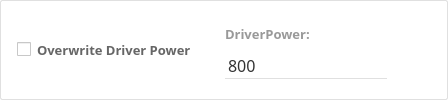
    <widget class="QFrame" name="DriverPowerFrame">
     <property name="sizePolicy">
      <sizepolicy hsizetype="Preferred" vsizetype="Maximum">
       <horstretch>0</horstretch>
       <verstretch>1</verstretch>
      </sizepolicy>
     </property>
     <property name="minimumSize">
      <size>
       <width>0</width>
       <height>85</height>
      </size>
     </property>
     <property name="layoutDirection">
      <enum>Qt::LeftToRight</enum>
     </property>
     <property name="styleSheet">
      <string notr="true">background-color:#fff;
border-radius:2px;
border-color:#e0e0e0; border-style:solid; border-width:1px;</string>
     </property>
     <property name="frameShape">
      <enum>QFrame::NoFrame</enum>
     </property>
     <layout class="QHBoxLayout" name="horizontalLayout_4">
      <property name="spacing">
       <number>24</number>
      </property>
      <property name="leftMargin">
       <number>16</number>
      </property>
      <item>
       <widget class="QCheckBox" name="OverWirteCheckBox">
        <property name="sizePolicy">
         <sizepolicy hsizetype="Fixed" vsizetype="Fixed">
          <horstretch>0</horstretch>
          <verstretch>0</verstretch>
         </sizepolicy>
        </property>
        <property name="font">
         <font>
          <family>Yu Gothic</family>
          <pointsize>10</pointsize>
          <weight>75</weight>
          <bold>true</bold>
         </font>
        </property>
        <property name="contextMenuPolicy">
         <enum>Qt::DefaultContextMenu</enum>
        </property>
        <property name="styleSheet">
         <string notr="true">border: none;
border-bottom-color:#E0E0E0;
color:#666;</string>
        </property>
        <property name="text">
         <string>Overwrite Driver Power</string>
        </property>
        <property name="iconSize">
         <size>
          <width>30</width>
          <height>30</height>
         </size>
        </property>
        <property name="checkable">
         <bool>true</bool>
        </property>
        <property name="tristate">
         <bool>false</bool>
        </property>
       </widget>
      </item>
      <item>
       <widget class="QFrame" name="frame_6">
        <property name="minimumSize">
         <size>
          <width>180</width>
          <height>0</height>
         </size>
        </property>
        <property name="maximumSize">
         <size>
          <width>180</width>
          <height>16777215</height>
         </size>
        </property>
        <property name="styleSheet">
         <string>color: #333; border:none;</string>
        </property>
        <property name="frameShape">
         <enum>QFrame::NoFrame</enum>
        </property>
        <property name="frameShadow">
         <enum>QFrame::Raised</enum>
        </property>
        <layout class="QVBoxLayout" name="verticalLayout_6">
         <item>
          <widget class="QLabel" name="label_7">
           <property name="font">
            <font>
             <family>Yu Gothic</family>
             <pointsize>10</pointsize>
             <weight>75</weight>
             <bold>true</bold>
            </font>
           </property>
           <property name="styleSheet">
            <string notr="true">border: none;
border-bottom-color:#E0E0E0;
color:#999;</string>
           </property>
           <property name="text">
            <string>DriverPower:  </string>
           </property>
          </widget>
         </item>
         <item>
          <widget class="QSpinBox" name="DriverPowerEdit">
           <property name="font">
            <font>
             <family>Yu Gothic</family>
             <pointsize>12</pointsize>
             <weight>50</weight>
             <bold>false</bold>
            </font>
           </property>
           <property name="styleSheet">
            <string notr="true">background-color: transparent;
border: 1px solid transparent;
border-bottom-color:#E0E0E0;
border-radius:0px;</string>
           </property>
           <property name="wrapping">
            <bool>false</bool>
           </property>
           <property name="frame">
            <bool>false</bool>
           </property>
           <property name="alignment">
            <set>Qt::AlignLeading|Qt::AlignLeft|Qt::AlignVCenter</set>
           </property>
           <property name="prefix">
            <string/>
           </property>
           <property name="minimum">
            <number>600</number>
           </property>
           <property name="maximum">
            <number>1200</number>
           </property>
           <property name="singleStep">
            <number>100</number>
           </property>
           <property name="value">
            <number>800</number>
           </property>
           <property name="displayIntegerBase">
            <number>10</number>
           </property>
          </widget>
         </item>
        </layout>
       </widget>
      </item>
      <item>
       <spacer name="horizontalSpacer_2">
        <property name="orientation">
         <enum>Qt::Horizontal</enum>
        </property>
        <property name="sizeHint" stdset="0">
         <size>
          <width>40</width>
          <height>20</height>
         </size>
        </property>
       </spacer>
      </item>
     </layout>
    </widget>
